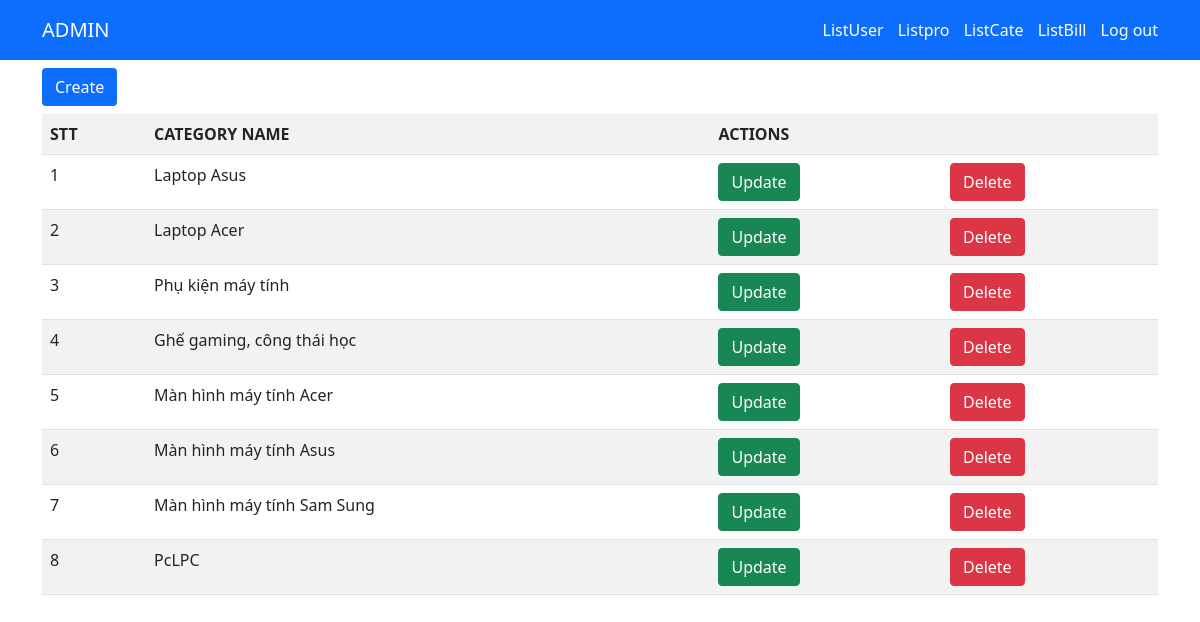
Page /listCate.php (signed in) on the committed database.
### tables this page shows
CREATE TABLE `category` (
  `category_id` int(11) NOT NULL,
  `category_name` varchar(199) NOT NULL
);

### listCate.php (the view, shortened to what this page needs)
<?php
    include_once 'connection.php';
    $sql1 = "SELECT * FROM category";
    $listCategorys = $conn->query($sql1)->fetchAll();
?>
<!DOCTYPE html>
<html lang="en">
<head>
    <link href="https://cdn.jsdelivr.net/npm/bootstrap@5.0.2/dist/css/bootstrap.min.css" rel="stylesheet">
    <link rel="stylesheet" href="style.css">
</head>
<body>
    <div class='container-fluid bg-primary p-2'>
        <div class='container bg-primar d-flex justify-content-between align-items-center'>
            <a href="home.php"><p class='logo'>ADMIN</p></a>
            <ul>
                <li><a href="admin.php">ListUser</a></li>
                <li><a href="listPro.php">Listpro</a></li>
                <li><a href="listCate.php">ListCate</a></li>
                <li><a href="listBill.php">ListBill</a></li>
                <li><a href="logout.php">Log out</a></li>
            </ul>
        </div>
    </div>
    <div class='container'>
            <button type="button" class='btn bg-primary my-2'><a href="createCate.php">Create</a></button>
        <table class="table table-striped">
            <tr>
                <th scope="col">STT</th>
                <th scope="col">CATEGORY NAME</th>
                <th colspan='2'>ACTIONS</th>
            </tr>
            <?php
                if(count($listCategorys) === 0){
                    echo '<tr><td colspan=8><p style="text-align: center;margin-bottom: 0">Không có danh mục nào.</td></tr></p>';
                }else{
                    foreach($listCategorys as $key => $value) : ?>
                    <tr>
                        <td><?= $key + 1 ?></td>
                        <td><?= $value['category_name'] ?></td>
                        <td><button type='button' class="btn btn-success"><a href="updateCate.php?id=<?= $value['category_id']?>">Update</a></button></td>
                        <td><button type='button' class="btn btn-danger" data-bs-toggle="modal" data-bs-target="#exampleModal">Delete</button></td>
                    </tr>
            <?php endforeach; } ?>
        </table>
    </div>
</body>
</html>

### style.css (style rules this page uses)
.logo { font-size: 20px; color: #fff; font-weight: 500; margin-bottom: 0; }
a { color: #fff; text-decoration: none; }
ul { margin: 0; }
ul li { display: inline-block; list-style: none; margin-left: 10px; padding: 10px 0; }

### rows in the picture
category: category_name "Laptop Asus"
category: category_name "Laptop Acer"
category: category_name "Phụ kiện máy tính"
category: category_name "Ghế gaming, công thái học"
category: category_name "Màn hình máy tính Acer"
category: category_name "Màn hình máy tính Asus"
category: category_name "Màn hình máy tính Sam Sung"
category: category_name "PcLPC"
